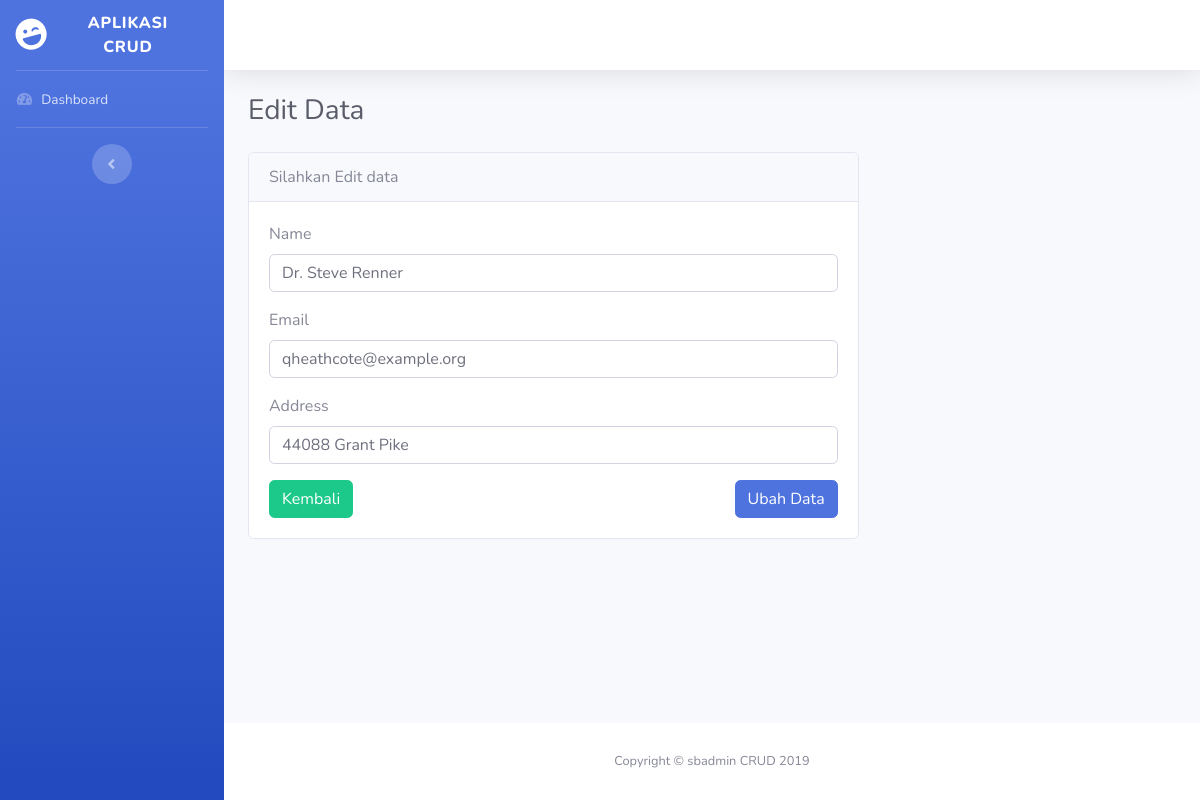
Screenshot of /home/editData/8 with the database file from the repository.
### tables this page shows
CREATE TABLE `peoples` (
  `id` int(9) UNSIGNED NOT NULL,
  `name` varchar(100) NOT NULL,
  `address` varchar(255) NOT NULL,
  `email` varchar(100) NOT NULL
);

### application/controllers/Home.php (called while the page is built, shortened)
<?php
class Home extends CI_Controller
{
    public function __construct()
    {
        $this->load->model('Peoples_model');
        $this->load->library('form_validation');
    }
    public function editData($id)
    {
        $data['peoples'] = $this->Peoples_model->getDataById($id);
        $this->form_validation->set_rules('name', 'Name', 'required');
        $this->form_validation->set_rules('email', 'Email', 'required|valid_email|trim');
        $this->form_validation->set_rules('address', 'Address', 'required');
        if ($this->form_validation->run() == false) {
            $data['title'] = 'Edit Data';
            $this->load->view('templates/header', $data);
            $this->load->view('templates/sidebar');
            $this->load->view('templates/topbar');
            $this->load->view('home/edit', $data);
            $this->load->view('templates/footer');
        }
    }
}

### index.php (called while the page is built, shortened)
<?php
require_once BASEPATH.'core/CodeIgniter.php';

### application/models/Peoples_model.php (called while the page is built, shortened)
<?php
class Peoples_model extends CI_model
{
    public function getDataById($id)
    {
        return $this->db->get_where('peoples', ['id' => $id])->row_array();
    }
}

### application/views/home/edit.php (the view, shortened to what this page needs)
<div class="container-fluid">
    <h1 class="h3 mb-4 text-gray-800">Edit Data</h1>
    <div class="row">
        <div class="col-md-8">
            <div class="card">
                <div class="card-header">
                    Silahkan Edit data
                </div>
                <div class="card-body">
                    <form action="" method="post">
                        <div class="form-group">
                            <label for="name">Name</label>
                            <input type="text" class="form-control" name="name" id="name" value="<?= $peoples['name']; ?>">
                        </div>
                        <div class="form-group">
                            <label for="email">Email</label>
                            <input type="text" class="form-control" name="email" id="email" value="<?= $peoples['email']; ?>">
                        </div>
                        <div class="form-group">
                            <label for="address">Address</label>
                            <input type="text" class="form-control" name="address" id="address" value="<?= $peoples['address']; ?>">
                        </div>
                        <a href="<?= base_url(); ?>" class="btn btn-success float-left" type="submit" name="submit">Kembali</a>
                        <button class="btn btn-primary float-right" type="submit" name="submit">Ubah Data</button>
                    </form>
                </div>
            </div>
        </div>
    </div>
</div>
</div>

### rows the page displays
peoples: name "Dr. Steve Renner", email "qheathcote@example.org", address "44088 Grant Pike"
